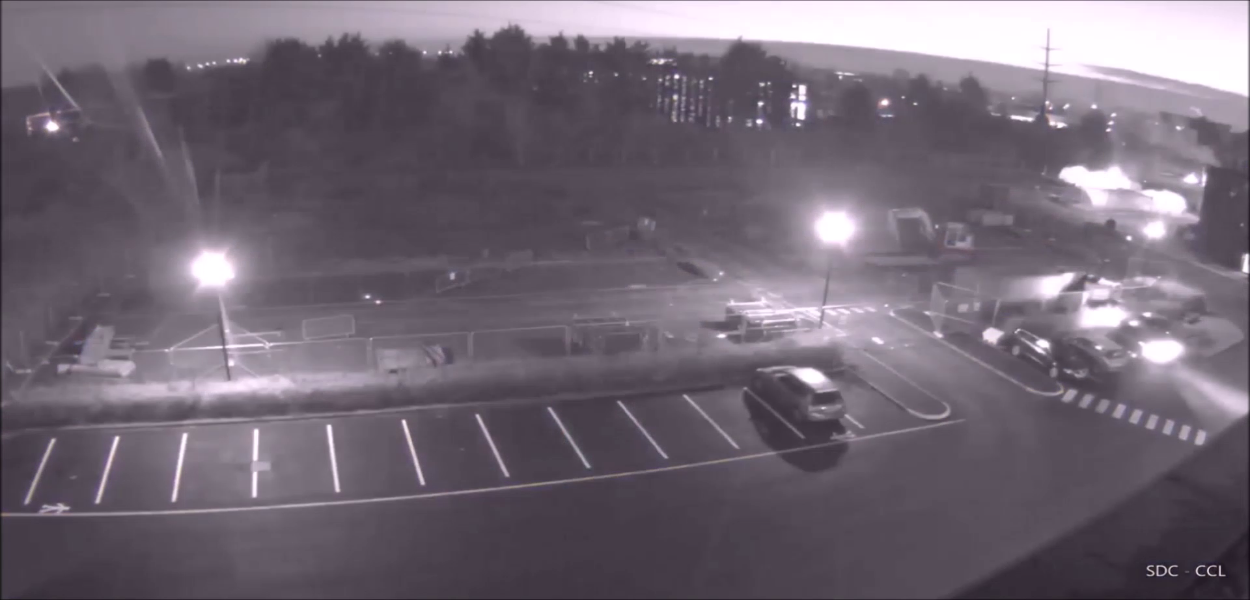
#> input picture cv_module_/parking_lot.png, 1250 x 600 px
$ python select_slot_coordinates.py
#> lines starting #> are read from the running program, lines starting #| are printed output that depends on the picture
import cv2
import numpy as np

print("[INFO] Loading parking lot image ...")
image = cv2.imread("parking_lot.png")
#> image is the input picture: shape (600, 1250, 3); mean B, G, R 115.5, 104, 113.5

# Clear previous coordinates
with open("slot_coordinates.txt", "w") as file:
    pass

print("[INFO] Parking lot image loaded successfully!")
print("[INFO] Click 4 corners of a parking area in order (clockwise or anticlockwise).")
print("[INFO] Press SPACE to save after marking each area.")
print("[INFO] Press ESC to exit.")

points = []
parking_lot = 0

def mouse_callback(event, x, y, flags, param):
    if event == cv2.EVENT_LBUTTONDOWN:
        points.append((x, y))
        print(f"[DEBUG] Point clicked: {(x, y)}")

cv2.namedWindow("Parking area")
cv2.setMouseCallback("Parking area", mouse_callback)

while True:
    img_copy = cv2.resize(image.copy(), (1300, 650), interpolation=cv2.INTER_AREA)
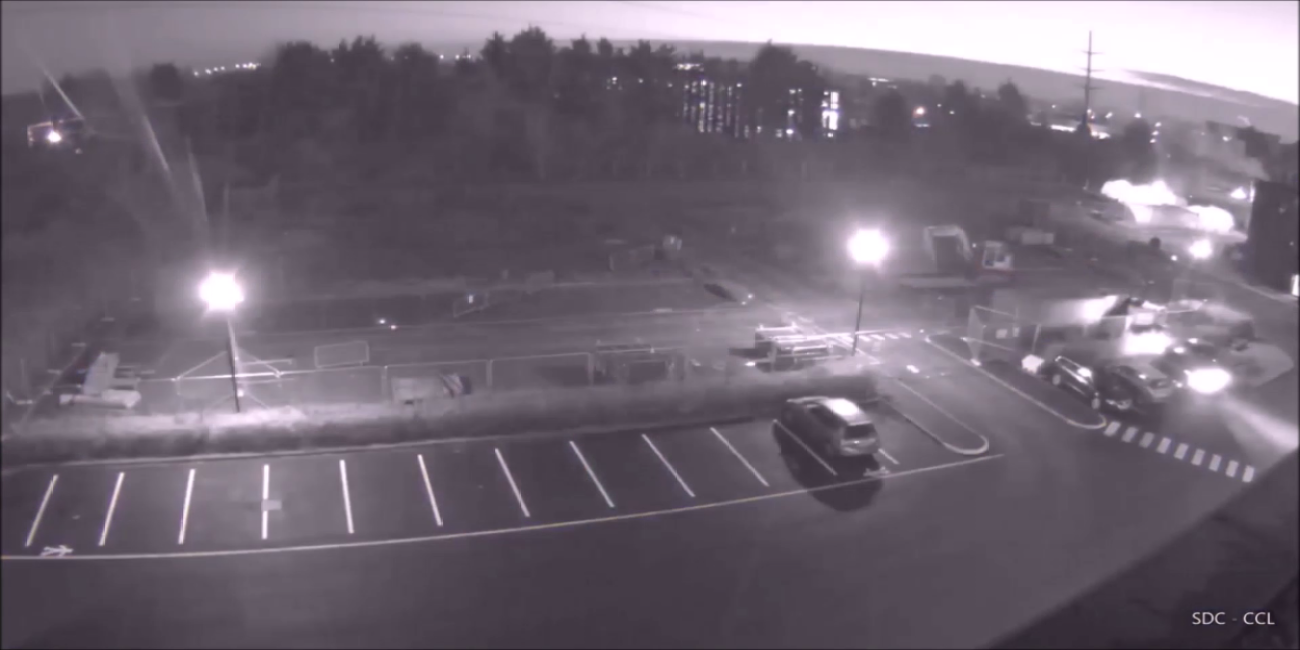
#> img_copy: shape (650, 1300, 3); mean B, G, R 115.5, 103.9, 113.4

    # Draw points and connecting lines
    for i, point in enumerate(points):
        cv2.circle(img_copy, point, 5, (0, 0, 255), -1)
        if i > 0:
            cv2.line(img_copy, points[i-1], point, (0, 255, 0), 2)

    # Draw closing line if 4 points are selected
    if len(points) == 4:
        cv2.line(img_copy, points[3], points[0], (0, 255, 0), 2)
        cv2.polylines(img_copy, [np.array(points, np.int32)], True, (255, 0, 0), 2)

    cv2.imshow("Parking area", img_copy)

    key = cv2.waitKey(5) & 0xFF
#> (key Esc is pressed here)

    if key == 32:  # SPACE
        if len(points) == 4:
            parking_lot += 1
            print(f"[INFO] Parking area {parking_lot} saved!")
            with open('slot_coordinates.txt', 'a') as file:
                flat = [str(coord) for point in points for coord in point]
                file.write(" ".join(flat) + "\n")
            points.clear()
        else:
            print("[WARN] You must click exactly 4 points before saving!")

    elif key == 27:  # ESC
        print("[INFO] Exiting program...")
        break

cv2.destroyAllWindows()
